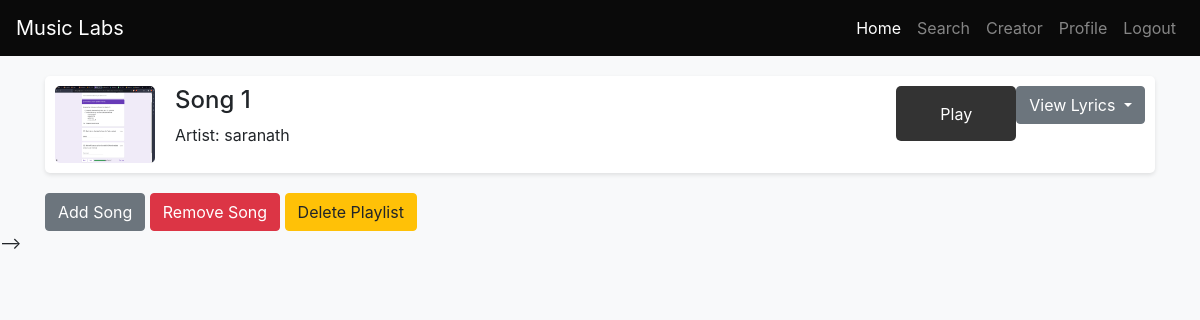
The page /playlist/1 (signed in) on the database its author committed.
### application/models.py (models this page shows)
class Song(db.Model):
    __tablename__ = "Song"
    sid = db.Column(db.Integer, primary_key=True, autoincrement=True, nullable=False)
    sname = db.Column(db.String, unique=True, nullable=False)
    cname = db.Column(db.String, db.ForeignKey('Creator.cname'), nullable=False)
    flagged = db.Column(db.Boolean, default=False, nullable=False)
    playlists = db.relationship('PlaylistSong', back_populates='song', cascade='all, delete-orphan')

### application/controllers.py (the view)
@app.route('/playlist/<int:playlist_id>')
def playlist(playlist_id):
    playlist = Playlist.query.filter_by(id = playlist_id).first()
    if playlist:
        playlistSongs = playlist.songs
        songs = []
        for playlistSong in playlistSongs:
            song = Song.query.filter_by(sid = playlistSong.id).first()
            songs.append(song)
        print(songs)
        return render_template('playlist.html',User = current_user, playlist=playlist, songs=songs)
    else:
        flash('Playlist not found', 'danger')
        return redirect(url_for('home', id = current_user.id))

### application/controllers.py (called while the page is built)
@login_manager.user_loader
def load_user(user_id):
    return User.query.get(int(user_id))

### templates/playlist.html (shortened to what this page needs)
<!DOCTYPE html>
<html lang="en">
<head>
    <link rel="stylesheet" href="https://stackpath.bootstrapcdn.com/bootstrap/4.3.1/css/bootstrap.min.css">
</head>
<body>
    {% include 'navbar.html' %}
    <div class="container">
        <div class="song-list">
            {% for song in songs %}
                <div class="song-item" id="{{ song.sid }}">
                    <img src="{{ url_for('static', filename=song.sname + '.jpg') }}" alt="{{ song.sname }} Image" class="song-image">
                    <div class="song-details">
                        <h4>{{ song.sname }}</h4>
                        <p>Artist: {{ song.cname }}</p>
                    </div>
                    <button class="play-button">Play</button>
                    <div class="dropdown">
                        <button class="btn btn-secondary dropdown-toggle" type="button" id="lyricsDropdown{{ song.sid }}" data-toggle="dropdown" aria-haspopup="true" aria-expanded="false">
                            View Lyrics
                        </button>
                    </div>
                </div>
            {% endfor %}
        </div>
        <div class="button-container">
            <a href="{{ url_for('add_song', playlist_id=playlist.id) }}" class="btn btn-secondary">Add Song</a>
            <a href="{{ url_for('remove_song', playlist_id=playlist.id) }}" class="btn btn-danger">Remove Song</a>
            <a href="{{ url_for('delete_playlist', playlist_id=playlist.id) }}" class="btn btn-warning">Delete Playlist</a>
        </div>
    </div>
    <script src="https://stackpath.bootstrapcdn.com/bootstrap/4.3.1/js/bootstrap.min.js"></script> -->
</body>
</html>

### templates/playlist.html (style rules this page uses)
body { background: white; color: #333; }
.container { margin-top: 20px; }
.song-list { gap: 20px; }
.song-item { background-color: #ffffff; padding: 10px; border-radius: 5px; box-shadow: 0 2px 4px rgba(0, 0, 0, 0.1); display: flex; position: relative; margin-bottom: 20px; }
.song-image { max-width: 100px; border-radius: 5px; margin-right: 20px; }
.song-details { flex-grow: 1; }
.play-button, .add-button { background-color: #333; color: #ffffff; border: none; padding: 8px 16px; border-radius: 5px; cursor: pointer; height: 55px; width: 120px; }

### templates/navbar.html (style rules this page uses)
body { background-color: #f8f9fa; }

### rows shown on the page
Song: sname (picture), sname "Song 1", cname "saranath"
